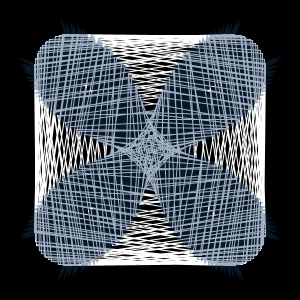
Frame 1 (no input)
Frame 60 (the mouse pressed at the canvas centre just before this capture): identical to frame 1, image omitted
Frame 120 (the mouse held since frame 60 and released just before this capture): identical to frame 1, image omitted

The Processing sketch that drew this single still picture (run headless with seeded random() and noise(); from frame 60 on, the mouse is pressed at the canvas centre):

// Processing sketch: maurer_rose
// ── maurer_rose.pde
/**
  'Maurer Rose' -> (adapted from p5.js to processing)
  Created by Stefan Nicov
  Available here: https://openprocessing.org/sketch/1673672
*/

int d;
int n;

float __x = 60; //min:30 max:300
float __y = 60; //min:30 max:300

float __hue = 150; //min:0 max:360
float __sat = 200; //min:0 max:360

void setup() {
  size(300, 300);
  colorMode(HSB);
}

void draw() {
  background(0);
 
  d = (int)(180 * __x / width);
  n = (int)(10 * __y / height);
  
  translate(width/2, height/2);
  stroke(255);
  noFill();
  
  beginShape();
  strokeWeight(1);
  for (int i = 0; i < 361; i++) {
    float k = i * d;
    float r = 150 * sin(degrees(n*k));
    float x = r * cos(degrees(k));
    float y = r * sin(degrees(k));
    vertex(x, y);    
  }
  endShape();
  
  noFill();
  stroke(__hue, __sat, 100, 100);
  strokeWeight(4);
  beginShape();
  for (int i = 0; i < 361; i++) {
    float k = i;
    float r = 150 * sin(degrees(n*k));
    float x = r * cos(degrees(k));
    float y = r * sin(degrees(k));
    vertex(x, y);    
  }
  endShape();
}
